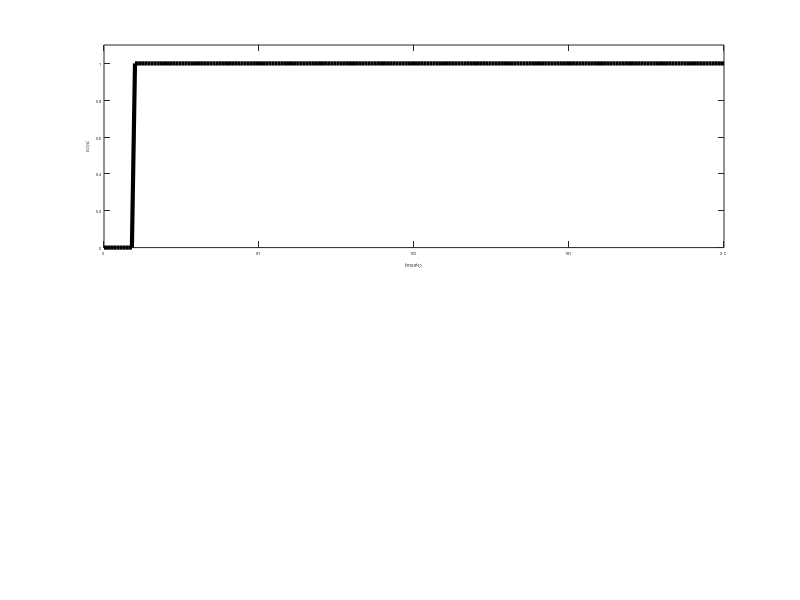

The MATLAB source for this figure:
cut = -Inf; 
sat = Inf; 
tEnd = 200; 
nTs = tEnd + 1; 

v = 1; 
w = 0.90; 

x = zeros(1, nTs); 
start = 11; 

x(start) = 1; 
x(start:nTs)=ones(1,nTs-start+1); 

y = zeros(1, nTs);

for t=2:nTs, 
    y(t) = w * y(t-1) + v*x(t-1);
    if y(t) < cut, 
        y(t) = cut;
    end
    if y(t) > sat,
        y(t) = sat; 
    end
end

lw = 3;
fs = 18;
tBase = 0 : tEnd;

clf
subplot(2,1,1)
plot(tBase, x, 'k', 'linewidth', lw)
axis([0 tEnd 0 1.1])
xlabel('time step','fontsize', fs)
ylabel('output','fontsize', fs)
set(gca, 'fontsize', fs)
set(gca, 'fontsize', lw)
